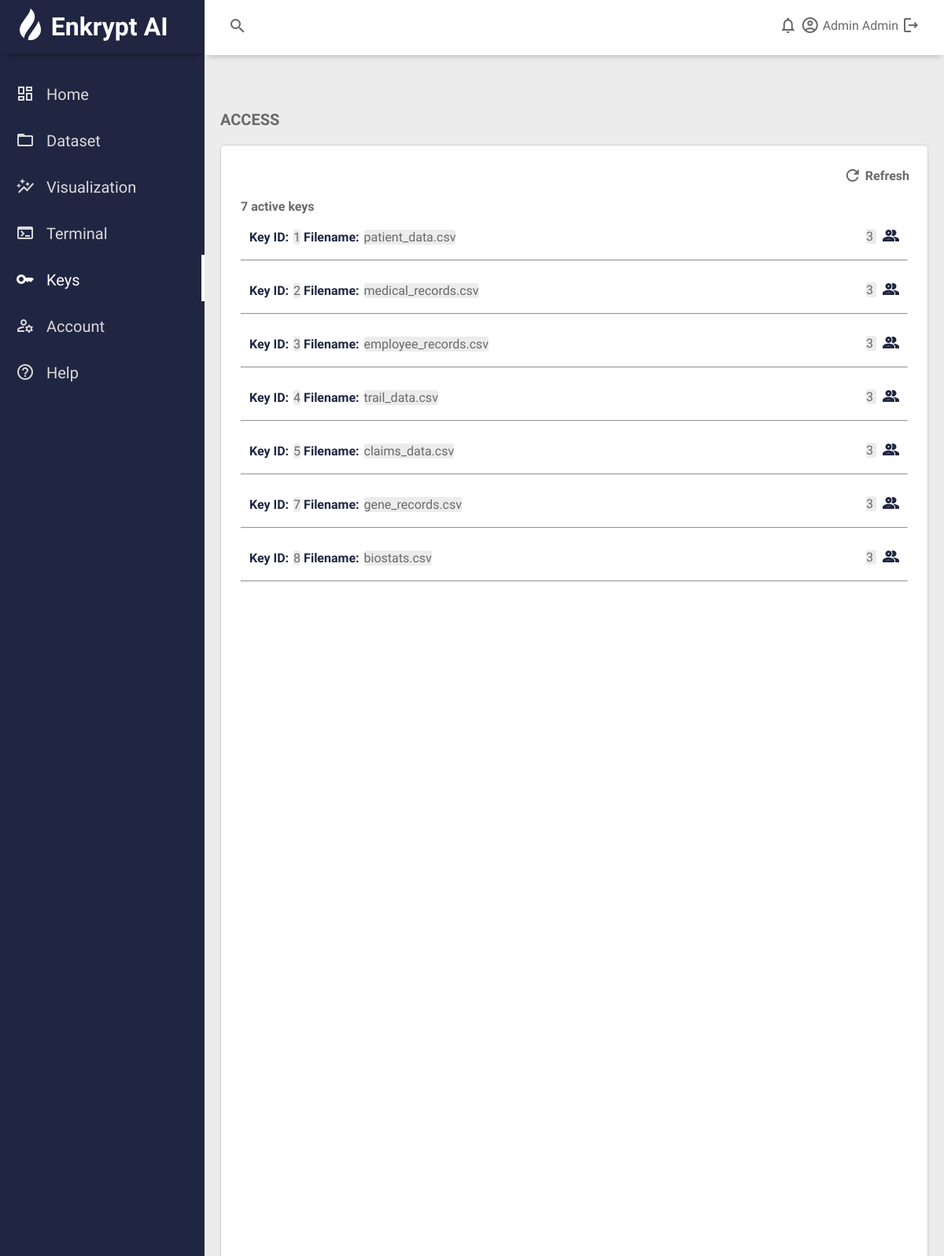
/keyaccess (signed in), run on the app's committed database.
### dashboardapp/dbmodels.py (models this page shows, shortened)
class User(db.Model, UserMixin):
    id =  db.Column(db.Integer, primary_key=True)
    firstname = db.Column(db.String(), unique=True, nullable=False)
    lastname = db.Column(db.String(), unique=True, nullable=False)
    email = db.Column(db.String(120), unique=True, nullable=False)
    image_file= db.Column(db.String(20), nullable=False, default='default.jpg') # Profile picture
    password = db.Column(db.String(60), nullable=False)
    apiUsage = db.relationship('APIUsage', backref= 'client', lazy=True)
    datasetsUsage = db.relationship('Datasets', backref= 'owner', lazy=True)

class Datasets(db.Model):
    id = db.Column(db.Integer, primary_key=True)
    filename = db.Column(db.String(100), nullable=False)
    date_called = db.Column(db.DateTime, nullable=False, default=datetime.utcnow)
    is_encrypted = db.Column(db.Boolean, nullable=False, default=False)
    description = db.Column(db.Text, nullable = False, default='')
    user_id = db.Column(db.Integer, db.ForeignKey('user.id'), nullable=False)

### dashboardapp/routes.py (the view)
@app.route("/keyaccess", methods=['GET', 'POST'])
@login_required
def keyaccess():
    if request.method == 'POST':
        print('POST TODO')
    else:
        warning=''
    if current_user.email ==ADMIN_EMAIL:
        datasets = Datasets.query.all()
        keys = Encryption.query.all()
        key_access_status = []
        for key in keys:
            dataset_id = key.dataset_id
            dataset = Datasets.query.get_or_404(dataset_id)
            dictionary ={
                "key_id": key.id,
                "filename": dataset.filename,
                "num_users": User.query.count()
            }
            key_access_status.append(dictionary)
    else:
        datasets = Datasets.query.filter_by(user_id=current_user.id)
    num_keys = len(key_access_status)
    return render_template('keys.html', title='Keys', warning=warning, keys=key_access_status, num_keys=num_keys)

### dashboardapp/dbmodels.py (called while the page is built)
@login_manager.user_loader
def load_user(user_id):
    return User.query.get(int(user_id))

### dashboardapp/templates/keys.html (shortened to what this page needs)
{% extends "layout_dashboard.html" %} {% block dashboard_content %}
<div class="main-title">
  <p class="font-weight-bold">ACCESS</p>
</div>
<div class="main-keys">
  <div class="content-keys">
    <div class="header-keys">
      <form
        method="GET"
        action=""
        id="refresh-keys-form"
        enctype="multipart/form-data"
      >
        <label for="add-keys-btn" id="refresh-label"
          ><span class="material-icons-outlined">refresh </span>Refresh</label
        >
      </form>
    </div>
        <b>{{num_keys}} active keys</b>
    {% for key in keys %}
    <div class="keys-table">
        <div class="keys-table-inner">
            <table>
                <tbody class="keys-table-inner-inner">
                    <tr class="keys-table-inner-inner-rows">
                        <td>
                            <p><span class="keys-text-labels">Key ID: </span><span class="keys-text-data">{{key.key_id}}</span></p>
                        </td>
                        <td>
                          <p><span class="keys-text-labels">Filename: </span><span class="keys-text-data">{{key.filename}}</span></p>
                        </td>
                    </tr>
                </tbody>
            </table>
            <p> <span class="keys-access-count">{{key.num_users}}</span> <span class="material-icons-outlined keys-text-labels"> people  </span> </p>
        </div>
    </div>
    <hr>
    {% endfor %}
  </div>
</div>
  {% endblock dashboard_content %}

### dashboardapp/templates/layout_dashboard.html (shortened to what this page needs)
<!DOCTYPE html>
<html lang="en">
  <head>
    <link
      rel="stylesheet"
      type="text/css"
      href="{{url_for('static', filename='styles.css')}}"
    />
  </head>
  <body>
    <div class="grid-container" id="grid-container">
      <header class="header">
        <div class="header-left">
          <span class="material-icons-outlined">search</span>
        </div>
        <div class="header-right">
          <span class="material-icons-outlined">notifications</span>
          <span
            class="material-icons-outlined"
            onclick="window.location.href='{{url_for('account')}}';"
            >account_circle</span
          >
          <span
            class="login-name"
            onclick="window.location.href='{{url_for('account')}}';"
            >{{current_user.firstname}} {{current_user.lastname}}</span
          >
          <span
            class="material-icons-outlined"
            onclick="window.location.href='{{url_for('logout')}}';"
            id="logout-icon"
            >logout</span
          >
        </div>
      </header>
      <aside id="sidebar">
        <div class="sidebar-title">
          <div class="sidebar-brand">
            <span class="sidebar-logo-image"
              ><img
                id="logo-image"
                src="{{url_for('static', filename= 'images/logo-sm.svg')}}"
                alt="logo"
                height="40"
            /></span>
            Enkrypt AI
          </div>
        </div>
        <ul class="sidebar-list">
          <li
            class="sidebar-list-item"
            id="li-home"
            onclick="window.location.href='{{url_for('dashboard')}}';"
          >
            <span class="material-icons-outlined">dashboard</span>Home
          </li>
          <li
            class="sidebar-list-item"
            id="li-dataset"
            onclick="window.location.href='{{url_for('dataset')}}';"
          >
            <span class="material-icons-outlined">folder_open</span>Dataset
          </li>
          <li
            class="sidebar-list-item"
            id="li-viz"
            onclick="window.location.href='{{url_for('visualization')}}';"
          >
            <span class="material-icons-outlined">auto_graph</span>Visualization
          </li>
          <li
            class="sidebar-list-item"
            id="li-terminal"
            onclick="window.location.href='{{url_for('terminal')}}';"
          >
            <span class="material-icons-outlined">terminal</span>Terminal
          </li>
          <li
            class="sidebar-list-item"
            id="li-keys"
            onclick="window.location.href='{{url_for('keyaccess')}}';"
          >
            <span class="material-icons-outlined">key</span>Keys
          </li>
          <li
            class="sidebar-list-item"
            id="li-account"
            onclick="window.location.href='{{url_for('account')}}';"
          >
            <span class="material-icons-outlined">manage_accounts</span>Account
          </li>
          <li class="sidebar-list-item">
            <span class="material-icons-outlined">help_outline</span>Help
          </li>
        </ul>
      </aside>
      <main class="main-container">
        {% block dashboard_content %}{% endblock %}
      </main>
    </div>
  </body>
</html>

### dashboardapp/static/styles.css (style rules this page uses)
body { margin: 0; padding: 0; box-sizing: border-box; background-color: #ececec; color: #696969; font-family: "Source Sans Pro", sans-serif; }
.grid-container { display: grid; grid-template-columns: 260px 1fr 1fr 1fr; grid-template-rows: 0.2fr 3fr; grid-template-areas: "sidebar header header header" "sidebar main main main"; height: 100vh; }
.header { grid-area: header; height: 70px; background-color: rgb(255, 255, 255); display: flex; align-items: center; justify-content: space-between; padding: 0 30px 0 30px; box-shadow: 0 6px 7px -4px rgba(0, 0, 0, 0.2); }
#sidebar { grid-area: sidebar; height: 100%; background-color: #202642; color: #dbdbdb; overflow-y: auto; transition: all 0.5s; -webkit-transition: all 0.5s; }
.sidebar-title { display: flex; justify-content: space-between; align-items: center; padding: 10px 10px 0px 10px; margin-bottom: 20px; color: white; box-shadow: 0px 8px 8px -6px rgba(0, 0, 0, 0.3); }
.sidebar-brand { margin-top: -20px; font-size: 32px; font-weight: 700; padding: 15px; }
.sidebar-brand > span { position: relative; top: 0.175em; padding: 0px 5px 0px 0px; }
.sidebar-list { padding: 0; margin-top: 15px; list-style-type: none; font-size: 1.25em; }
.sidebar-list-item { padding: 15px 15px 15px 20px; }
.sidebar-list-item > span { padding: 0px 15px 0px 0px; }
.sidebar-select { color: white; border-right: white 4px solid; }
li > span.material-icons-outlined { position: relative; top: 0.15em; font-size: 1.25 em; }
.main-container { grid-area: main; overflow-y: auto; padding: 20px 20px; }
.main-title { display: flex; justify-content: space-between; }
.main-title > p { font-size: 20px; }
.font-weight-bold { font-weight: 800; }
.login-name { position: relative; top: -0.5em; vertical-align: middle; }
table { border-collapse: collapse; }
.main-keys { display: grid; grid-template-columns: 1fr; gap: 20px; }
.content-keys { background-color: white; height: 100vh; margin-bottom: 20px; padding: 25px; box-sizing: border-box; -webkit-column-break-inside: avoid; border: 1px solid #d2d2d3; border-radius: 5px; box-shadow: 0 6px 7px -4px rgba(0, 0, 0, 0.2); }
.header-keys { display: flex; align-items: center; justify-content: right; margin-top: -5px; margin-right: -20px; margin-bottom: 20px; }
div.header-keys label { background-color: white; color: #acacac; font-weight: 600; padding: 0.15rem 0.5rem 0.5rem 0.5rem; cursor: pointer; margin: 0.25rem 0.5rem 0.25rem 0; box-sizing: border-box; -webkit-column-break-inside: avoid; border: 2px solid white; border-radius: 5px; }
#refresh-label { background-color: white; color: #696969; font-weight: 600; padding: 0.7rem 0.5rem 0.4rem 0.5rem; cursor: pointer; margin: 0.25rem 0.5rem 0.25rem 0; box-sizing: border-box; -webkit-column-break-inside: avoid; border: 2px solid white; border-radius: 5px; }
div.header-keys label span { position: relative; top: 0.375rem; padding: 0 0.25rem 0 0; }
#refresh-label span { position: relative; top: 0.375rem; padding: 0 0.25rem 0 0; }
.keys-table { display: grid; grid-template-columns: 1fr; gap: 10px; }
.keys-table-inner { display: flex; align-items: center; justify-content: space-between; margin: 0px 10px -10px 10px; }
.keys-table-inner-inner { margin: 0px; }
hr { border-width: 1px; color: #ececec; }
.keys-text-labels { color: #202642; font-weight: 600; background-color: white; }
.keys-access-count { position: relative; top: -0.375rem; padding: 0 0.25rem 0 0; }
.keys-text-data, .keys-access-count { background-color: #ececec; border: 2px solid white; border-radius: 5px; }

### data on the page
User: firstname "Admin", lastname "Admin"
Datasets: key_id "1", filename "patient_data.csv", num_users "3"
Datasets: key_id "2", filename "medical_records.csv", num_users "3"
Datasets: key_id "3", filename "employee_records.csv", num_users "3"
Datasets: key_id "4", filename "trail_data.csv", num_users "3"
Datasets: key_id "5", filename "claims_data.csv", num_users "3"
Datasets: key_id "7", filename "gene_records.csv", num_users "3"
Datasets: key_id "8", filename "biostats.csv", num_users "3"

### other printed values
{{ num_keys }} "7"
